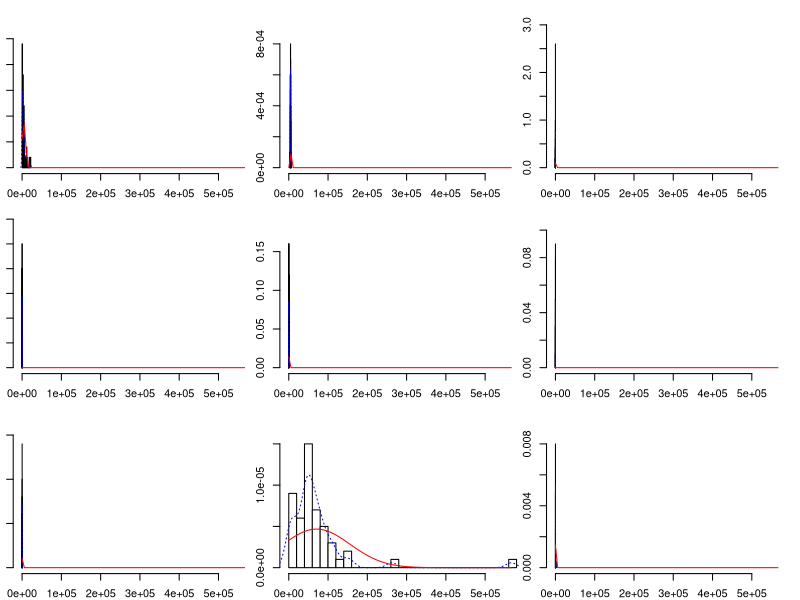

This chart was generated by the following R code: (Note: this script raises an error after producing the figure.)
"Un estudio quiere generar un modelo que permita predecir la esperanza de vida 
media de los habitantes de una ciudad en función de diferentes variables. 
Se dispone de información sobre: habitantes, analfabetismo, ingresos, esperanza 
de vida, asesinatos, universitarios, heladas, área y densidad poblacional."

## se trabajará con el data set state.x77

library(dplyr)
library(psych)
library(ggplot2)
library(gridExtra)
library(GGally)
library(lmtest)
library(corrplot)
library(car)

datos <- as.data.frame(state.x77)
datos <- rename(habitantes = Population, analfabetismo = Illiteracy,
                ingresos = Income, esp_vida = 'Life Exp', asesinatos = Murder,
                universitarios = 'HS Grad', heladas = Frost, area = Area,
                .data = datos)
datos <- mutate(.data = datos, den_pobl = habitantes * 1000 / area)

round(cor(x = datos, method = "pearson"), 3)


# histogramas
multi.hist(x = datos, dcol = c("blue", "red"), dlty = c("dotted", "solid"),
           main = "")

ggpairs(datos, lower = list(continuous = "smooth"),
        diag = list(continuous = "barDiag"), axisLabels = "none") + scale_fill_manual(values = my_colors)

modelo <- lm(esp_vida ~ habitantes + ingresos + analfabetismo +
               asesinatos + universitarios + heladas + area +
               den_pobl, data = datos)
summary(modelo)


# selección de los mejores predictores usando la estrategia de stepwise mixto
step(object = modelo, direction = "both", trace = 1)

modelo <- (lm(formula = esp_vida ~ habitantes + asesinatos + universitarios +
                heladas, data = datos))
summary(modelo)

#intervalos de confianza
confint(lm(formula = esp_vida ~ habitantes + asesinatos + universitarios +
             heladas, data = datos))

# Relación lineal entre  predictores núméricos y la variable respuesta
plot1 <- ggplot(data = datos, aes(habitantes, modelo$residuals)) +
  geom_point(color = "orange") + geom_smooth(color = "firebrick", fill = "dodgerblue") + geom_hline(yintercept = 0) +
  theme_bw()
plot2 <- ggplot(data = datos, aes(asesinatos, modelo$residuals)) +
  geom_point(color = "orange") + geom_smooth(color = "firebrick", fill = "dodgerblue") + geom_hline(yintercept = 0) +
  theme_bw()
plot3 <- ggplot(data = datos, aes(universitarios, modelo$residuals)) +
  geom_point(color = "orange") + geom_smooth(color = "firebrick", fill = "dodgerblue") + geom_hline(yintercept = 0) +
  theme_bw()
plot4 <- ggplot(data = datos, aes(heladas, modelo$residuals)) +
  geom_point(color = "orange") + geom_smooth(color = "firebrick", fill = "dodgerblue") + geom_hline(yintercept = 0) +
  theme_bw()
grid.arrange(plot1, plot2, plot3, plot4)

# graficación normal de los residuos
mis_colores <- rainbow()
qqnorm(modelo$residuals, pch =19, col = "dodgerblue", main = "Distribución Normal")
qqline(modelo$residuals, col = "red", lwd = 2)

# Test de hipótesis
shapiro.test(modelo$residuals)

# gráfica de residuos frente a los valores ajustados por el modelo
ggplot(data = datos, aes(modelo$fitted.values, modelo$residuals)) +
  geom_point(pch = 19, color = "dodgerblue") +
  geom_smooth(color = "firebrick", se = FALSE) +
  geom_hline(yintercept = 0, col = "orange") +
  theme_bw()

#comprobación del test
bptest(modelo)

# matriz de correlación entre predictores
corrplot(cor(dplyr::select(datos, habitantes, asesinatos, universitarios, heladas)),
         method = "number", tl.col = "blue")

# análisis inflación de varianza VIF
vif(modelo)
# autocorrelación
dwt(modelo, alternative = "two.sided")

#valores atípicos
datos$studentized_residual <- rstudent(modelo)
ggplot(data = datos, aes(x = predict(modelo), y = abs(studentized_residual))) +
  geom_hline(yintercept = 3, color = "firebrick", linetype = "dashed") +
  # se identifican en rojo observaciones con residuos estandarizados absolutos > 3
  geom_point(aes(color = ifelse(abs(studentized_residual) > 3, 'orange', 'dodgerblue'))) +
  scale_color_identity() +
  labs(title = "Distribución de residuos",
       y = "residuos studentized",
       x = "predicción modelo") + 
  theme_bw() + theme(plot.title = element_text(hjust = 0.5))

# verificación de valores atípicos
which(abs(datos$studentized_residual) > 3)

# tabla general de observaciones de influencia (las ultimas 3 columnas sirven para cauntificar la influencia)
summary(influence.measures(modelo))
#gráfica de las influiencias
influencePlot(modelo)



